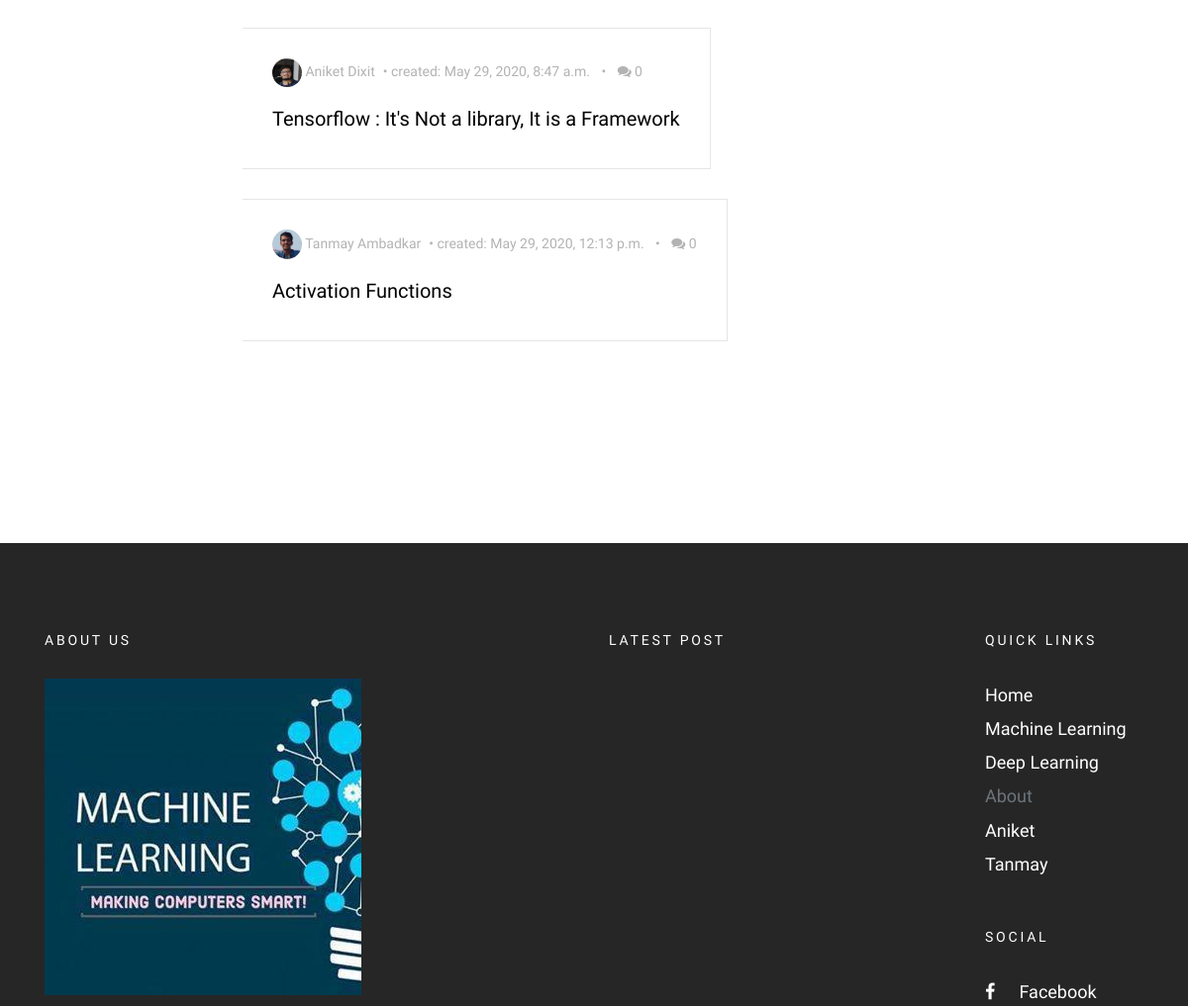
Before: /drafts/ (signed in, middle part) with the older database file.
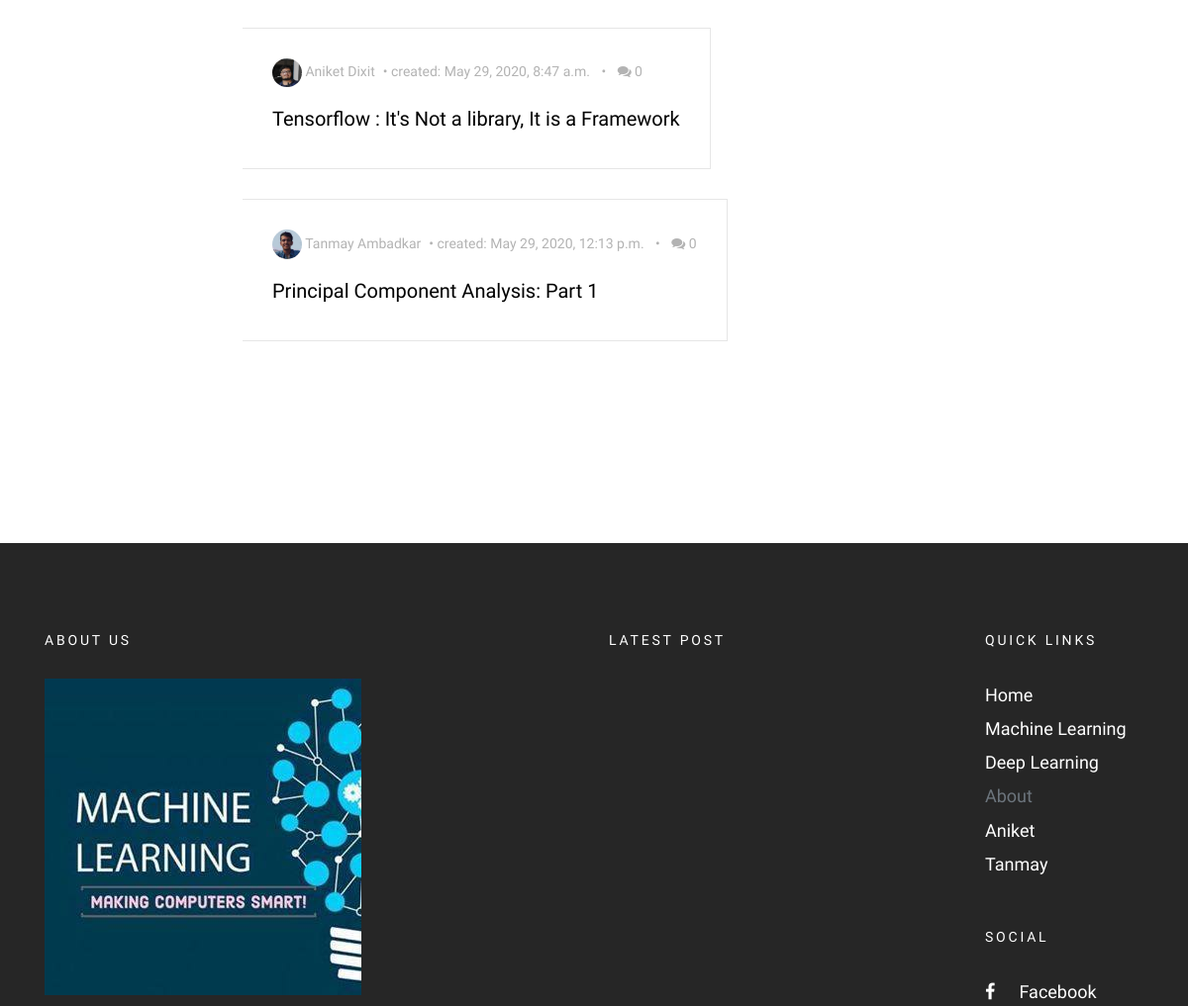
After: the same page with the newer database file.
### blog/models.py (models this page shows, shortened)
class Post(models.Model):
    types = (
        ('D', 'Deep Learning'),
        ('M', 'Machine Learning'),
    )
    author = models.ForeignKey('UserProfileInfo', on_delete = models.CASCADE)
    title = models.CharField(max_length = 200)
    cover_img = models.ImageField(upload_to = 'cover_image', blank = True)
    text = models.TextField()
    created_date = models.DateTimeField(default = timezone.now)
    published_date = models.DateTimeField(blank = True, null = True)
    type = models.CharField(max_length = 1, choices = types, blank = True)
    meta_tag = models.CharField(max_length = 160, blank = True)
    def approve_comments(self):
        return self.comments.filter(approved_comment=True)

class UserProfileInfo(models.Model):
    user = models.OneToOneField(User, on_delete= models.CASCADE)
    profile_img = models.ImageField(upload_to = 'profile_pics', blank = True)
    cover_image = models.ImageField(upload_to = 'cover_profile_img', blank = True)
    description = models.TextField(blank = True)
    writeup = models.TextField(blank = True)
    instagram = models.URLField(blank = True)
    facebook = models.URLField(blank = True)
    github = models.URLField(blank = True)
    linkedin = models.URLField(blank = True)
    email = models.EmailField(blank = True)

### blog/views.py (the view)
# urls.py: path('drafts/', DraftListView.as_view(), name = 'post_draft_list'),
class DraftListView(LoginRequiredMixin, ListView):
    login_url = '/login/'
    redirect_field_name = 'blog/post_draft_list.html'
    model = Post
    template_name = 'post_draft_list.html'
    def get_queryset(self):
        return Post.objects.filter(published_date__isnull = True).order_by('created_date')

### blog/templates/blog/post_draft_list.html (shortened to what this page needs)
{% extends "blog/base.html" %}
{% load static %}
{% block content %}
{% if request.user.is_superuser %}
<section class="site-section pt-5">
  <div class="container">
    <div class="row blog-entries">
      <div class="col-md-12 col-lg-8 main-content">
        <div class="row mb-5 mt-5">
           <div class="col-md-12">
             {% for post in post_list %}
             {% if not post.published_date %}
             <div class="post-entry-horzontal">
               <a href="{% url 'post_detail' pk=post.pk %}">
                   <span class="text">
                     <div class="post-meta">
                       <span class="author mr-2"><img src="/media/{{post.author.profile_img}}" alt="Colorlib">  {{post.author.user.first_name}} {{post.author.user.last_name}}</span>&bullet;
                       <span class="mr-2">created: {{post.created_date}}</span> &bullet;
                       <span class="ml-2"><span class="fa fa-comments"></span> {{post.approve_comments.count}}</span>
                     </div>
                     <h2>{{ post.title }}</h2>
                   </span>
		 </div>
               {% endif %}
               {% empty %}
                 <h2>No Drafts!</h2>
             {% endfor %}
	  </div>
        </div>
      </div>
    </div>
  </div>
</section>
{% endif %}
{% endblock %}

Changed rows visible on the page:
changed Post "Tanmay": title "Activation Functions" → "Principal Component Analysis: Part 1"
